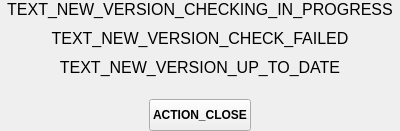
<?xml version="1.0" encoding="UTF-8"?>
<ui version="4.0">
 <class>NewVersionInfo</class>
 <widget class="QWidget" name="NewVersionInfo">
  <property name="geometry">
   <rect>
    <x>0</x>
    <y>0</y>
    <width>400</width>
    <height>131</height>
   </rect>
  </property>
  <property name="windowTitle">
   <string>Form</string>
  </property>
  <layout class="QVBoxLayout" name="verticalLayout">
   <property name="spacing">
    <number>10</number>
   </property>
   <property name="leftMargin">
    <number>0</number>
   </property>
   <property name="topMargin">
    <number>0</number>
   </property>
   <property name="rightMargin">
    <number>0</number>
   </property>
   <property name="bottomMargin">
    <number>0</number>
   </property>
   <item>
    <widget class="QLabel" name="label_waiting">
     <property name="font">
      <font>
       <pointsize>12</pointsize>
      </font>
     </property>
     <property name="layoutDirection">
      <enum>Qt::LeftToRight</enum>
     </property>
     <property name="text">
      <string>TEXT_NEW_VERSION_CHECKING_IN_PROGRESS</string>
     </property>
     <property name="alignment">
      <set>Qt::AlignCenter</set>
     </property>
    </widget>
   </item>
   <item>
    <widget class="QLabel" name="label_error">
     <property name="font">
      <font>
       <pointsize>12</pointsize>
      </font>
     </property>
     <property name="text">
      <string>TEXT_NEW_VERSION_CHECK_FAILED</string>
     </property>
     <property name="alignment">
      <set>Qt::AlignCenter</set>
     </property>
    </widget>
   </item>
   <item>
    <widget class="QLabel" name="label_up_to_date">
     <property name="font">
      <font>
       <pointsize>12</pointsize>
      </font>
     </property>
     <property name="text">
      <string>TEXT_NEW_VERSION_UP_TO_DATE</string>
     </property>
     <property name="alignment">
      <set>Qt::AlignCenter</set>
     </property>
    </widget>
   </item>
   <item>
    <spacer name="verticalSpacer">
     <property name="orientation">
      <enum>Qt::Vertical</enum>
     </property>
     <property name="sizeHint" stdset="0">
      <size>
       <width>20</width>
       <height>40</height>
      </size>
     </property>
    </spacer>
   </item>
   <item>
    <layout class="QHBoxLayout" name="horizontalLayout_5">
     <item>
      <spacer name="horizontalSpacer_5">
       <property name="orientation">
        <enum>Qt::Horizontal</enum>
       </property>
       <property name="sizeHint" stdset="0">
        <size>
         <width>40</width>
         <height>20</height>
        </size>
       </property>
      </spacer>
     </item>
     <item>
      <widget class="QPushButton" name="button_close">
       <property name="minimumSize">
        <size>
         <width>0</width>
         <height>32</height>
        </size>
       </property>
       <property name="font">
        <font>
         <weight>75</weight>
         <bold>true</bold>
        </font>
       </property>
       <property name="cursor">
        <cursorShape>PointingHandCursor</cursorShape>
       </property>
       <property name="text">
        <string>ACTION_CLOSE</string>
       </property>
      </widget>
     </item>
     <item>
      <spacer name="horizontalSpacer_6">
       <property name="orientation">
        <enum>Qt::Horizontal</enum>
       </property>
       <property name="sizeHint" stdset="0">
        <size>
         <width>40</width>
         <height>20</height>
        </size>
       </property>
      </spacer>
     </item>
    </layout>
   </item>
  </layout>
 </widget>
 <resources/>
 <connections/>
</ui>
